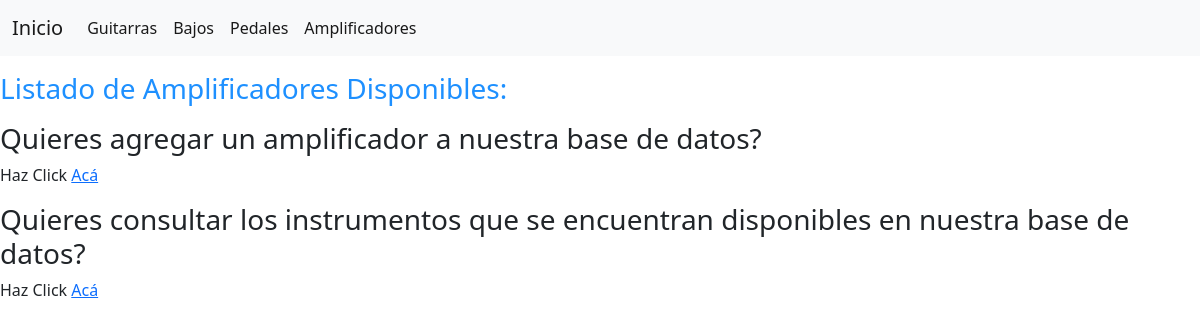
Page /amplificadores on the earlier database version.
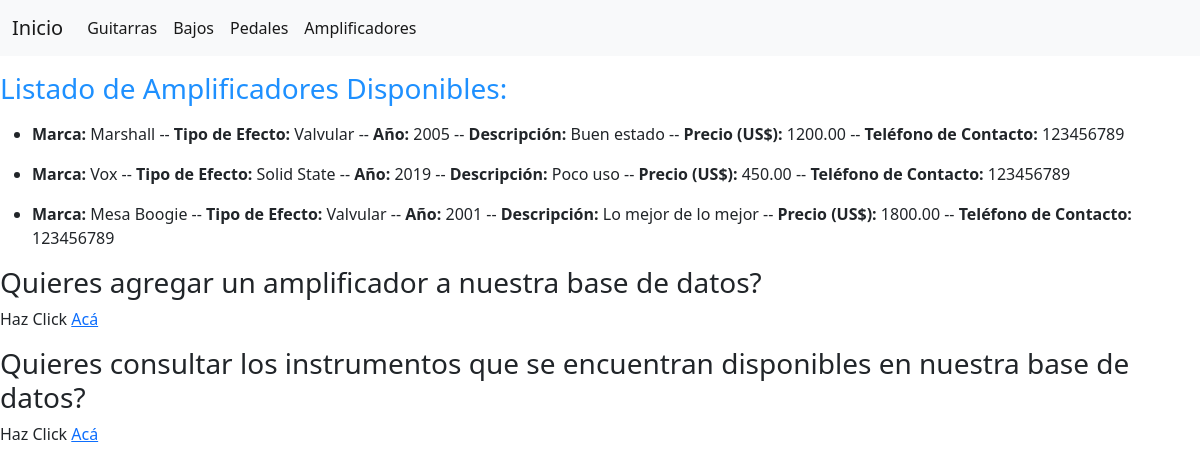
Same page on the later database version.
### AppVPIMs/models.py (models this page shows)
class Amplificador(models.Model):
    marca = models.CharField(max_length=40)
    tipo_amplificador = models.CharField(max_length=40)
    anio = models.IntegerField(default=0)
    descripcion = models.CharField(max_length=200, default="")
    precio = models.DecimalField(max_digits=10, decimal_places=2)
    telefono_contacto = models.IntegerField()

### AppVPIMs/views.py (the view)
# urls.py: path('amplificadores', views.amplificadores, name="amplificadores"),
def amplificadores(request):
    amplificadores = Amplificador.objects.all()
    return render(request, "AppVPIMs/amplificadores.html", {'amplificadores':amplificadores})

### AppVPIMs/templates/AppVPIMs/amplificadores.html
{% extends 'AppVPIMs/inicio.html' %}
{% block content %}
<p>
    <h3 style="color:dodgerblue">Listado de Amplificadores Disponibles:</h3>
</p>
    {% for amplificador in amplificadores %}
    <ul>
        <li>
    <b>Marca:</b> {{amplificador.marca}} --
    <b>Tipo de Efecto:</b> {{amplificador.tipo_amplificador}} --
    <b>Año:</b> {{amplificador.anio}} --
    <b>Descripción:</b> {{amplificador.descripcion}} --
    <b>Precio (US$):</b> {{amplificador.precio}} --
    <b>Teléfono de Contacto:</b> {{amplificador.telefono_contacto}}
        </li>
    </ul>
    {% endfor %}
<p>
<h3>Quieres agregar un amplificador a nuestra base de datos?</h3> Haz Click <a href="{% url 'ampliFormulario' %}">Acá</a>
</p>
{% endblock %}

Differences in the rows shown:
added Amplificador: marca "Marshall", tipo_amplificador "Valvular", anio "2005", descripcion "Buen estado", precio "1200.00", telefono_contacto "123456789"
added Amplificador: marca "Vox", tipo_amplificador "Solid State", anio "2019", descripcion "Poco uso", precio "450.00", telefono_contacto "123456789"
added Amplificador: marca "Mesa Boogie", tipo_amplificador "Valvular", anio "2001", descripcion "Lo mejor de lo mejor", precio "1800.00", telefono_contacto "123456789"
